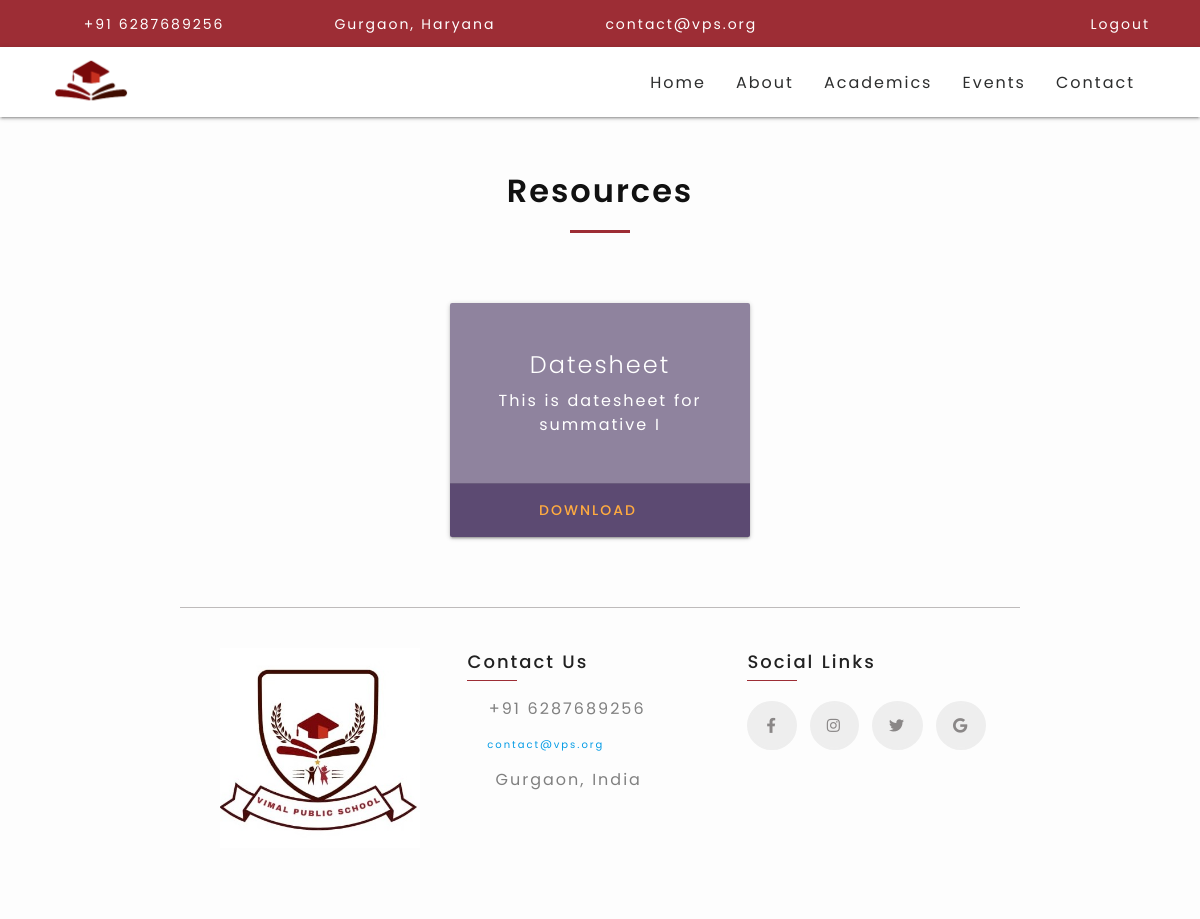
Screenshot of /academics/resources/ (signed in) with the database file from the repository.
### aboutAndStaffs/models.py (models this page shows, shortened)
class About(models.Model):
    logo = models.ImageField(upload_to="images")
    description = models.TextField(max_length=500)
    facebook = models.URLField(null=True)
    instagram = models.URLField(null=True)
    twitter = models.URLField(null=True)
    email = models.EmailField(null=True)
    contact = models.IntegerField(default=0)
    school_address = models.CharField(max_length=20, null=True)
    about_video = models.FileField(upload_to="video")

### academics/models.py (models this page shows)
class Resource(models.Model):
    title = models.CharField(max_length=100)
    description = models.TextField(max_length=500)
    createdOn = models.DateField()
    pdf = models.FileField(upload_to='pdf')

### academics/views.py (the view)
# urls.py: path('resources/', views.resources, name="resources")
def resources(request):
    reso = Resource.objects.all()
    return render(request, 'academics/resources.html', {'resources': reso})

### vpsBase/context_processor.py (called while the page is built)
def render_footer(request):
    footer_content = About.objects.all()[0]
    isuser = request.user.is_authenticated
    return {
        'about_content': footer_content,
        'isuser': isuser
    }

### academics/templates/academics/resources.html (shortened to what this page needs)
{% extends 'vpsBase/base.html' %}
{% block content %}
<div class="resources-page text-center padding-lr-20 padding-tb-50">
  <h2 class="heading">Resources</h2>
<div class="container">
  <div class="resources d-flex  mt-35">
    {% if resources %}
    {% for resource in resources %}
      <div class="card">
        <div class="card-content">
          <span class="card-title">{{resource.title}}</span>
          <p>{{resource.description}}</p>
        </div>
        <div class="card-action">
          <a href="{{resource.pdf.url}}" download>
              Download
          </a>
        </div>
      </div>
    {% endfor %}
    {% else %}
      <p>Please add resources...</p>
    {% endif %}
  </div>
</div>
</div>
   {% endblock content %}

### vpsBase/templates/vpsBase/navbar.html (shortened to what this page needs)
{% load static %}
<div class="navbar-top-panel ">
    <div class="navbar-top-panel-left">
      <ul>
        <li>
          <i class="fas fa-phone-alt"></i>
          <a href="tel:#">+91 {{ about_content.contact }}</a>
        </li>
        <li>
          <i class="fas fa-map-marker-alt"></i>
          <a href="#">Gurgaon, Haryana</a>
        </li>
        <li>
          <i class="fas fa-envelope-open"></i>
          <a href="mailto:#">{{ about_content.email }}</a>
        </li>
      </ul>
    </div>
    <div class="navbar-top-panel-right">
      {% if isuser %}
        <i class="fas fa-sign-in-alt"></i>
        <a href="{% url 'logout' %}">Logout</a>
      {% else %}
        <i class="fas fa-sign-in-alt"></i>
      <a href="{% url 'login' %}">Login</a>
      {% endif %}
    </div>
  </div>
  <nav>
    <div class="nav-wrapper">
      <a href="#" class="brand-logo"> <img src="{% static 'images/nav-brand-logo.png' %}" alt="vps_logo"></a>
      <ul class="right hide-on-med-and-down">
        <li><a href="{% url 'home' %}">Home</a></li>
        <li><a class="dropdown-trigger" href="#" data-target="about-dropdown">About</a></li>
        <li><a class="dropdown-trigger" href="#" data-target="academics-dropdown">Academics</a></li>
        <li><a href="{% url 'events' %}">Events</a></li>
        <li><a href="{% url 'contact' %}">Contact</a></li>
      </ul>
    </div>
  </nav>

### vpsBase/templates/vpsBase/footer.html (shortened to what this page needs)
{% load static %}
<div class="container">
  <div class="row justify-content-center my-20">
    <div class="col s12 l4 text-center">
     <img src="{% static 'images/vps-logo.jpeg' %}" alt="vps_logo" class="footer-logo">
    </div>
    <div class="col s12 l4 d-flex flex-column">
     <p class="footer-heading">Contact Us</p>
     <p style="color: grey">
        <i class="fas fa-phone" style="color: rgb(31, 30, 30)"></i
        >&nbsp;+91 {{ about_content.contact }}
      </p>
      <a href="mailto:contact@vps.com">
        <i class="fas fa-envelope" style="color: rgb(31, 30, 30)"></i
        >&nbsp;&nbsp;{{ about_content.email }}
      </a>
      <p style="color: grey;margin-bottom: 40px;">
        <i class="fas fa-map-marked" style="color: rgb(31, 30, 30)"></i
        >&nbsp;&nbsp;{{ about_content.school_address }}
      </p>
    </div>
    <div class="col s12 l4 d-flex flex-column">
        <p class="footer-heading">Social Links</p>
        <div class="flex flex-row mt-20">
      <a href="{{ about_content.facebook }}" class="social-links-1">
          <i class="fab fa-facebook-f"></i>
      </a>
      <a href="{{ about_content.instagram }}" class="social-links-2" style="margin-left: 8px;">
        <i class="fab fa-instagram"></i>
    </a>
    <a href="{{ about_content.twitter }}" class="social-links-3" style="margin-left: 8px;margin-right: 8px; ">
        <i class="fab fa-twitter "></i>
    </a>
    <a href="mailto:{{ about_content.email }}" class="social-links-4">
        <i class="fab fa-google "></i>
    </a>
</div>
    </div>
  </div>
</div>

### static/css/custom/styles.css (style rules this page uses)
* { box-sizing: border-box; }
:root { --bg-color: #9D2D35; --font-color:#2d2e2e; }
html { font-size: 62.5%; letter-spacing: 2px; }
body { padding: 0; margin: 0; background-color: #fdfdfd; font-family: "Poppins", sans-serif; }
h1, h2, h3, h4, h5, h6 { line-height: 1.5; font-family: "Poppins"; color: #111; font-weight: 600; }
h2 { font-size: 3.2rem; }
p { font-size: 1.4rem; line-height: 1.5; }
.text-center { text-align: center; }
.heading::after { display: block; height: 3px; width: 60px; background-color: var(--bg-color); margin:auto; margin-top: 1.5rem; content: ""; }
@media screen and (min-width: 601px) { p { font-size: 1.6rem;; } }

### static/css/custom/resources.css (style rules this page uses)
.resources-page .heading { margin-top: 0; }
.resources { flex-wrap: wrap; }
.resources .card { background-color: #301a4b88; width: 30rem; margin: 2rem; color: #fff; }
.resources .card .card-content { min-height: 18rem; display:flex; flex-direction: column; justify-content: center; align-items: center; }
.resources .card-action a { font-weight: 500; font-size: 1.4rem; }
@media only screen and (min-width: 601px) { .resources-page .resources { margin-top:5rem; flex-direction: row !important; justify-content: space-evenly; } }

### static/css/custom/home.css (style rules this page uses)
.navbar-top-panel { display: none; }
nav { background-color: var(--bg-color); position: sticky; top: 0; left: 0; z-index: 10; }
nav .brand-logo { height: 100%; overflow: hidden; }
nav .brand-logo img { width: 8rem; height: 100%; object-fit:cover; }
nav .nav-wrapper ul { margin : 0; }
nav, nav .nav-wrapper i, nav a.sidenav-trigger, nav a.sidenav-trigger i { line-height: 3.2 !important; }
@media only screen and (min-width: 601px) { .navbar-top-panel { display: flex; justify-content: space-between; align-items: center; background-color: var(--bg-color); color: #fff; padding: 1.2rem 5rem; font-size: 1.4rem; } }
@media only screen and (min-width: 601px) { .navbar-top-panel ul { margin:0; } }
@media only screen and (min-width: 601px) { .navbar-top-panel-left ul li { list-style: none; display: inline-block; margin-right: 7rem; } }
@media only screen and (min-width: 601px) { .navbar-top-panel a { color: #fff; } }
@media only screen and (min-width: 601px) { .navbar-top-panel .fas { margin-right: 1rem; opacity: 0.6; font-size: 2rem; } }
@media only screen and (min-width: 601px) { nav { height: 7rem; padding: 1rem 5rem; align-items: center; background-color: #fff; } }
@media only screen and (min-width: 601px) { .nav-wrapper ul a, .brand-logo { font-size: 1.6rem; color: var(--font-color); } }

### static/css/custom/footer.css (style rules this page uses)
.footer-logo { height: 20rem; width: 20rem; margin-bottom: 40px; }
p.footer-heading { margin-top: 0; font-size: 18px; padding-left: 0 !important; font-weight: 500; margin-bottom: 6px !important; }
p.footer-heading::after { display: block; height: 1.2px; width: 50px; background-color: var(--bg-color); margin-top: 5px; content: ""; position: absolute; }
a.social-links-1 { text-decoration: none; color: rgb(138, 135, 135) !important; background-color: #eee; display: inline-block; padding: 12px 17px 11px 17px !important; border-radius: 50%; font-size: 1.5rem; border: solid 2.5px #eee; transition-duration: 0.3s; }
a.social-links-2 { text-decoration: none; color: rgb(36, 35, 35); display: inline-block; background-color: #eee; color: rgb(138, 135, 135) !important; padding: 12px 15px 11px 15px !important; border-radius: 50%; font-size: 1.5rem; border: solid 2.5px #eee; transition-duration: 0.3s; }
a.social-links-3 { text-decoration: none; color: rgb(36, 35, 35); display: inline-block; background-color: #eee; color: rgb(138, 135, 135) !important; padding: 12px 15px 11px 15px !important; border-radius: 50%; font-size: 1.5rem; border: solid 2.5px #eee; transition-duration: 0.3s; }
a.social-links-4 { text-decoration: none; color: rgb(36, 35, 35); display: inline-block; background-color: #eee; color: rgb(138, 135, 135) !important; padding: 12px 15px 11px 15px !important; border-radius: 50%; font-size: 1.5rem; border: solid 2.5px #eee; transition-duration: 0.3s; }

### static/css/custom/utils.css (style rules this page uses)
.d-flex { display: flex; }
.flex-row { flex-direction: row; }
.flex-column { flex-direction: column; }
.justify-content-center { justify-content: center; }
.text-center { text-align: center ; }
.mt-20 { margin-top: 2rem; }
.my-20 { margin-top: 40px; margin-bottom: 40px; }
.mt-35 { margin-top: 3.5rem; }
.padding-tb-50 { padding-top:5rem ; padding-bottom: 5rem ; }
.padding-lr-20 { padding-left: 2rem !important; padding-right: 2rem !important; }

### rows the page displays
About: contact "6287689256", email "contact@vps.org", school_address "Gurgaon, India"
Resource: title "Datesheet", description "This is datesheet for summative I"
